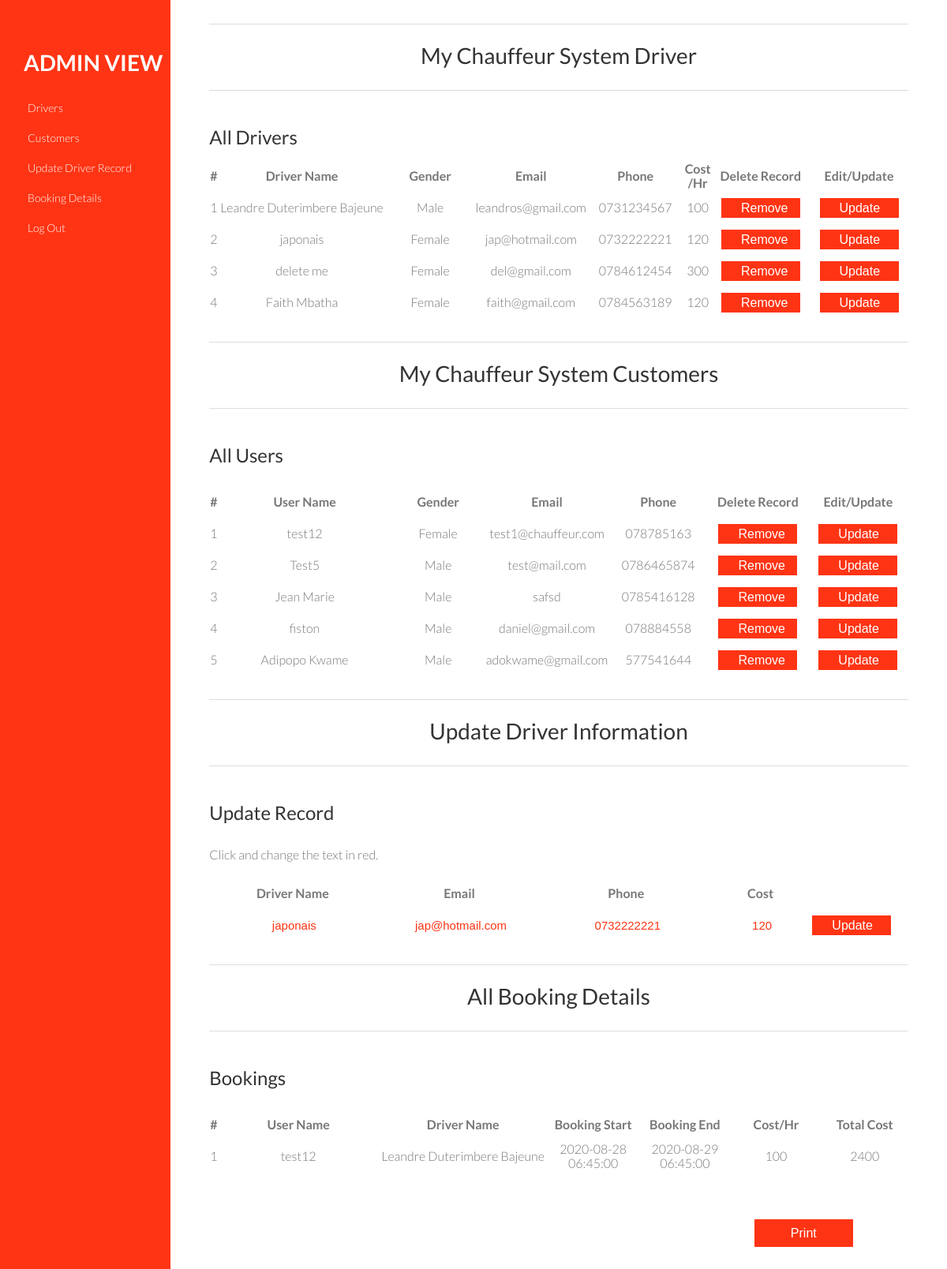
The app's page /admin/index.php?updaterecord=7 with its own data.
### tables this page shows
CREATE TABLE `driver` (
  `id` int(11) NOT NULL,
  `license` varchar(250) NOT NULL,
  `cost` double NOT NULL,
  `availability` text NOT NULL,
  `drivingLicenseNum` varchar(200) NOT NULL,
  `licenseExpiryYear` date NOT NULL
);

CREATE TABLE `user` (
  `id` int(11) NOT NULL,
  `name` text NOT NULL,
  `email` text NOT NULL,
  `phone` text NOT NULL,
  `dob` date NOT NULL,
  `gender` text NOT NULL,
  `password` text NOT NULL,
  `isdelete` varchar(10) NOT NULL
);

CREATE TABLE `transaction` (
  `id` int(11) NOT NULL,
  `bookdate` datetime NOT NULL,
  `userid` int(11) NOT NULL,
  `driverid` int(11) NOT NULL,
  `descrption` int(11) NOT NULL,
  `duration` datetime NOT NULL,
  `total_cost` int(11) NOT NULL
);

### admin/index.php (the view, shortened to what this page needs)
<?php
include('../config.php');
include('../server.php');
?>
<!DOCTYPE html>
 <html class="no-js">
<head>
	<link rel="stylesheet" type="text/css" href="syntax-highlighter/styles/shCore.css" media="all">
	<link rel="stylesheet" type="text/css" href="syntax-highlighter/styles/shThemeDefault.css" media="all">
	<link rel="stylesheet" href="css/font-awesome.min.css">
	<link rel="stylesheet" href="css/normalize.min.css">
	<link rel="stylesheet" href="css/main.css">
</head>
<body id="welcome">
	<aside class="left-sidebar">
		<div class="logo">
			<a href="#welcome">
				<h1>ADMIN VIEW</h1>
			</a>
		</div>
		<nav class="left-nav">
			<ul id="nav">
				<li class="current"><a href="#welcome">Drivers</a></li>
				<li><a href="#system-users">Customers</a></li>
				<?php if(isset($_GET['updaterecord'])){?>
				<li><a href="#tmpl-structure">Update Driver Record</a></li>
				<?php } ?>
				<li><a href="#booking-details">Booking Details</a></li>
				<li><a href="index.php?logout='1'">Log Out</a></li>
			</ul>
		</nav>
	</aside>
	<div id="main-wrapper">
			<div class="main-content">
			<section id="welcome">
				<div class="content-header">
					<h1>My Chauffeur System Driver</h1>
				</div>
			<div class="container">
        <div class="row">
            <div class="col-md-12">
			<div class="features">
					<h2 class="twenty">All Drivers</h2>
                <div class="panel panel-default">
                    <div class="panel-body">
                        <div class="table-responsive">
                            <table class="table table-striped table-bordered table-hover" id="dataTables-example">
                                <thead>
                                    <tr>
                                        <th>#</th>
                                        <th>Driver Name</th>
										<th>Gender</th>
										<th>Email</th>
										<th>Phone</th>
										<th>Cost /Hr</th>
										<th>Delete Record</th>
										<th>Edit/Update</th>
                                    </tr>
                                </thead>
                                <tbody>
								<?php $sql = "SELECT user.name, user.email, user.gender, user.phone, driver.cost, driver.id from personal_driver.driver INNER JOIN personal_driver.user On driver.id = user.id where user.isdelete='no'";
                                    $query = $dbh -> prepare($sql);
                                    $query->execute();
                                    $results=$query->fetchAll(PDO::FETCH_OBJ);
                                    $cnt=1;
                                    if($query->rowCount() > 0)
                                    {
                                    foreach($results as $result)
                                    {               ?>
                                                                    <tr class="odd gradeX">
                                                                        <td class="center"><?php echo htmlentities($cnt);?></td>
																		<td class="center difsize"><?php echo htmlentities($result->name);?></td>
																		<td class="center cstsize"><?php echo htmlentities($result->gender);?></td>
																		<td class="center cstsize"><?php echo htmlentities($result->email);?></td>
																		<td class="center cstsize"><?php echo htmlentities($result->phone);?></td>
																		<td class="center"><?php echo htmlentities($result->cost);?></td>
                                                                        <td class="center cstsize"><a href="index.php?deluser=<?php echo htmlentities($result->id);?>" onclick="return confirm('Are you sure you want to delete?');"><button class="remove" type="submit" name="deleteUser">Remove</button></td>
																		<td class="center cstsize"><a href="index.php?updaterecord=<?php echo htmlentities($result->id);?> #tmpl-structure"><button class="remove" type="submit" name="upt">Update</button></td>
                                                                    </tr>
                                    <?php $cnt=$cnt+1;}} else{
                        echo "ERROR: Failed to retreive data. Check Database connection or if database is empty";} ?>
                                </tbody>
                            </table>
                        </div>
                    </div>
				</div>
				</div>
				</div>
			</div>
			</div>
		</section>
			<section id="system-users">
				<div class="content-header">
					<h1>My Chauffeur System Customers</h1>
				</div>
				<h2 class="title">All Users</h2>
                <div class="panel panel-default">
                    <div class="panel-body">
                        <div class="table-responsive">
                            <table>
                                <thead>
                                    <tr>
                                        <th>#</th>
                                        <th>User Name</th>
										<th>Gender</th>
										<th>Email</th>
										<th>Phone</th>
										<th>Delete Record</th>
										<th>Edit/Update</th>
                                    </tr>
                                </thead>
                                <tbody>
									<?php $sql = "SELECT user.name, user.email, user.gender, user.phone, personal_driver.user.id from personal_driver.user Where personal_driver.user.id NOT IN (SELECT id FROM driver) and user.isdelete='no'";
									$query = $dbh -> prepare($sql);
                                    $query->execute();
                                    $results=$query->fetchAll(PDO::FETCH_OBJ);
                                    $cnt=1;
                                    if($query->rowCount() > 0)
                                    {
                                    foreach($results as $result)
                                    {               ?>
                                                                    <tr class="odd gradeX">
                                                                        <td class="center"><?php echo htmlentities($cnt);?></td>
																		<td class="center difsize"><?php echo htmlentities($result->name);?></td>
																		<td class="center cstsize"><?php echo htmlentities($result->gender);?></td>
																		<td class="center cstsize"><?php echo htmlentities($result->email);?></td>
																		<td class="center cstsize"><?php echo htmlentities($result->phone);?></td>
                                                                        <td class="center cstsize"><a href="index.php?deluser=<?php echo htmlentities($result->id);?>" onclick="return confirm('Are you sure you want to delete?');"><button class="remove" type="submit" name="deleteUser">Remove</button></td>
																		<td class="center cstsize"><a href="index.php?updateuser=<?php echo htmlentities($result->id);?> #tmpl-structure"><button class="remove" type="submit" name="upt">Update</button></td>
                                                                    </tr>
                                    <?php $cnt=$cnt+1;}} else{
                        echo "ERROR: Failed to retreive data. Check if the database is not empty";} ?>
                                </tbody>
                            </table>
                        </div>
                    </div>
                </div>
			</section>
		<?php if(isset($_GET['updaterecord'])){?>
			<section id="tmpl-structure">
			<div class="content-header">
					<h1>Update Driver Information</h1>
				</div>
				<h2 class="title">Update Record</h2>
				<p class="fifteen">Click and change the text in red.</p>
				<table>
					<thead>
						<tr>
							<th>Driver Name</th>
							<th>Email</th>
							<th>Phone</th>
							<th>Cost</th>
						</tr>
					</thead>
			<?php
			$uptDriver_id = $_GET['updaterecord'];
			$sql = "SELECT user.name, user.email, user.phone, driver.cost from driver, personal_driver.user where (driver.id = '$uptDriver_id') and (driver.id = user.id)";
			$query = mysqli_query($db, $sql);
			if (mysqli_num_rows($query) > 0) {
			$result=mysqli_fetch_assoc($query);
			$name = ($result['name']);
			$email = ($result['email']);
			$phone = ($result['phone']);
			$cost = ($result['cost']);
			} ?>
			<tbody>
				<form method="post" action="index.php?id=<?php echo $uptDriver_id;?>">
						<tr class="odd gradeX">
							<td class="difsize"><input type="text" name="name" value="<?php echo $name; ?>" ></td>
							<td class="difsize"><input type="text" name="email" value="<?php echo $email; ?>" ></td>
							<td class="difsize"><input type="text" name="phone" value="<?php echo $phone; ?>" ></td>
							<td class="cstsize"><input type="text" name="cost" value="<?php echo $cost; ?>" ></td>
							<td class="cstsize"><button class="remove" type="submit" name="updateDriver">Update</button></td>
						</tr>
					</form>
				</tbody>
			</table>
			</section>
			<?php } ?>
			<section id="booking-details">
				<div id="printableArea">
				<div class="content-header" >
					<h1>All Booking Details</h1>
				</div>
				<h2 class="title">Bookings</h2>
                <div class="panel panel-default">
                    <div class="panel-body">
                        <div class="table-responsive">
                            <table>
                                <thead>
                                    <tr>
                                        <th>#</th>
                                        <th>User Name</th>
										<th>Driver Name</th>
										<th>Booking Start</th>
										<th>Booking End</th>
										<th>Cost/Hr</th>
										<th>Total Cost</th>
                                    </tr>
                                </thead>
                                <tbody>
									<?php $sql = "SELECT bookdate, userid, driverid, duration, total_cost, user.name from personal_driver.transaction, user where userid=user.id";
									$query = $dbh -> prepare($sql);
                                    $query->execute();
                                    $results=$query->fetchAll(PDO::FETCH_OBJ);
                                    $cnt=1;
                                    if($query->rowCount() > 0)
                                    {
                                    foreach($results as $result)
                                    {
										$tempid = $result->driverid;
										$sql = "SELECT user.name, cost FROM driver, user WHERE driver.id='$tempid' and user.id='$tempid'";
										$res = mysqli_query($db, $sql);
										$row=mysqli_fetch_assoc($res);
										$drivername = $row['name'];
										$hourcost = $row['cost'];
										?>
                                                                    <tr class="odd gradeX">
                                                                        <td class="center"><?php echo htmlentities($cnt);?></td>
																		<td class="center difsize"><?php echo htmlentities($result->name);?></td>
																		<td class="center difsize"><?php echo htmlentities($drivername);?></td>
																		<td class="center cstsize"><?php echo htmlentities($result->bookdate);?></td>
																		<td class="center cstsize"><?php echo htmlentities($result->duration);?></td>
																		<td class="center cstsize"><?php echo $hourcost;?></td>
																		<td class="center cstsize"><?php echo htmlentities($result->total_cost);?></td>
                                                                    </tr>
                                    <?php $cnt=$cnt+1;}} else{
                        echo "ERROR: Failed to retreive data. Check Database connection or if database is empty";} ?>
                                </tbody>
                            </table>
                        </div>
                    </div>
				</div>
				</div>
				<input id="print" type="button" onclick="printDiv('printableArea')" value="Print" />
			</section>
		</body>
		</html>

### admin/css/main.css (style rules this page uses)
body { background-color:#FFF; font-family: "Lato", sans-serif; font-weight: 300; font-size:16px; line-height:18px; color:#777; }
p { margin:0; }
a { color: #aa0a5f; }
a, a:hover, a:focus { text-decoration: none; outline: 0; }
h1, h2, h3, h4, h5, h6 { color: #333; margin:0; font-weight: normal; }
h1 { font-size: 28px; }
h2 { font-size: 24px; }
section p { line-height: 28px; }
.fifteen { margin-bottom: 15px; }
.twenty { margin-bottom: 20px; }
.center { text-align: center; }
.title { margin: 50px 0 30px; }
.main-content section { margin: 0 5%; }
.left-sidebar { background-color: #FF3414; float: left; min-height: 100%; position: fixed; width: 18%; }
.logo { padding-bottom: 30px; padding-left: 30px; padding-top: 70px; }
.logo h1 { color: #fff; font-weight: 700; text-transform: uppercase; }
.left-nav ul { margin: 0; padding: 0; font-size: 14px; }
.left-nav ul li a { color: #fff; display: block; padding: 10px 35px; -webkit-transition: all 0.3s ease-in 0s; -moz-transition: all 0.3s ease-in 0s; -ms-transition: all 0.3s ease-in 0s; -o-transition: all 0.3s ease-in 0s; transition: all 0.3s ease-in 0s; }
#main-wrapper { float: left; margin-left: 18%; width: 82%; }
.content-header { border-bottom: 1px solid #ddd; border-top: 1px solid #ddd; margin-top: 30px; padding: 30px 0 35px; text-align: center; }
.features { margin-top: 50px; }
table .remove { font-size: 16px; height: 100%; color: #fff; background: #FF3414; display: inline-table; border: none; line-height: 25px; height: 25px; width: 100px; padding: 0 25px; cursor: pointer; }
table tr { height: 40px; }
table .difsize { width: 250px; }
table .cstsize { width: 130px; }
#booking-details #print { font-size: 16px; float: right; margin: 60px 70px; height: 35px; color: #fff; background: #FF3414; display: inline-flexbox; border: none; line-height: 25px; width: 125px; padding: 0 25px; cursor: pointer; }
table tr td input { width: 100%; height: 100%; background: #fff; color: #FF3414; border: none; text-align: center; font-size: 15px; padding-right: 120px; }

### records on screen
driver: id.name "Leandre Duterimbere Bajeune", id.gender "Male", id.email "leandros@gmail.com", id.phone "0731234567", cost "100"
driver: id.name "japonais", id.gender "Female", id.email "jap@hotmail.com", id.phone "0732222221", cost "120", name "japonais", email "jap@hotmail.com", phone "0732222221"
driver: id.name "delete me", id.gender "Female", id.email "del@gmail.com", id.phone "0784612454", cost "300"
driver: id.name "Faith Mbatha", id.gender "Female", id.email "faith@gmail.com", id.phone "0784563189", cost "120"
user: name "test12", gender "Female", email "test1@chauffeur.com", phone "078785163"
user: name "Test5", gender "Male", email "test@mail.com", phone "0786465874"
user: name "Jean Marie", gender "Male", email "safsd", phone "0785416128"
user: name "fiston", gender "Male", email "daniel@gmail.com", phone "078884558"
user: name "Adipopo Kwame", gender "Male", email "adokwame@gmail.com", phone "577541644"
transaction: userid.name "test12", driverid.name "Leandre Duterimbere Bajeune", bookdate "2020-08-28 06:45:00", duration "2020-08-29 06:45:00", driver.cost "100", total_cost "2400"
